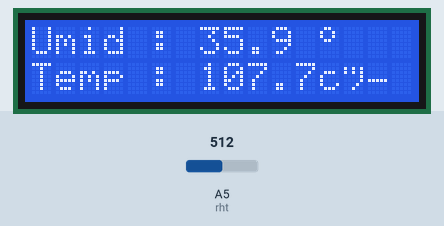
This sketch was run on a simulated Arduino Uno, built with avr-gcc and run on an emulated ATmega328P. Parts: 16×2 character LCD. Inputs (shaded band) come from the test bench; at power-on: A5 (rht) = 512. What the sketch prints to the serial monitor is not drawn.

Above: at 1.2 s.
1.3 s: A5 (rht) set to 282
At 2.3 s:
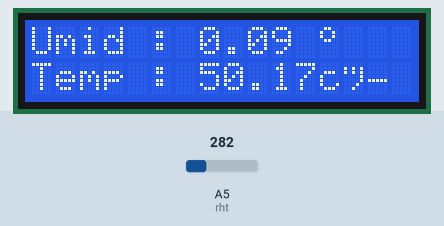
3.1 s: A5 (rht) set to 247
At 4.0 s:
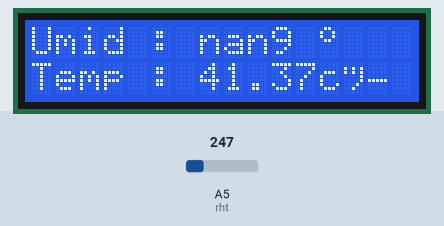
4.6 s: A5 (rht) set to 306
At 5.6 s:
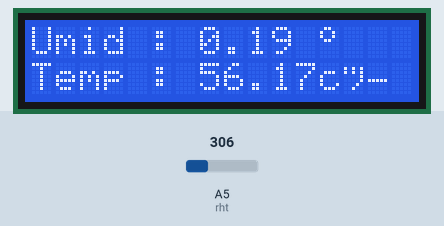
Timing chart, 0 to 7.6 s (numbered marks = the images above; inputs shaded):
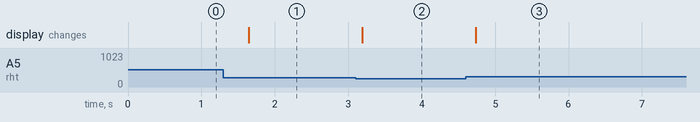

Measured:
- the behaviour switches between 264 and 263 on A5 (rht) (found by bisection; images 1 and 2)
- after the input at 1.3 s, the display: changes after 0.34 s (image 1)
- after the input at 3.1 s, the display: changes after 0.09 s (image 2)
- after the input at 4.6 s, the display: changes after 0.14 s (image 3)

The sketch:

sensor_de_temperaturaC.ino
```cpp
/* A demo sketch for the Modern Device Rev P Wind Sensor
* Requires a Wind Sensor Rev P from Modern Device
* http://moderndevice.com/product/wind-sensor-rev-p/
*
* The Rev P requires at least at least an 8 volt supply. The easiest way to power it
* if you are using an Arduino is to use a 9 volt or higher supply on the external power jack
* and power the sensor from Vin.
*
* Hardware hookup
* Sensor     Arduino Pin
* Ground     Ground
* +10-12V      Vin
* Out          A0
* TMP          A2
*
* Paul Badger 2014
* code in the public domain
*/
#include <LiquidCrystal.h> //Carrega a biblioteca LCD
//Define os pinos que serão ligados ao LCD
LiquidCrystal lcd(12, 11, 5, 4, 3, 2);

//Array simbolo grau
byte grau[8] ={ B00001100,
                B00010010,
                B00010010,
                B00001100,
                B00000000,
                B00000000,
                B00000000,
                B00000000,};


//const int OutPin[4]  = {A0, A1, A2, A3};   // wind sensor analog pin  hooked up to Wind P sensor "OUT" pin
//const int TempPin[4] = {A4, A5, A6, A7};   // temp sesnsor analog pin hooked up to Wind P sensor "TMP" pin
#define rht A5

void setup() {
    Serial.begin(9600);
    lcd.begin(16,2); //Inicializa LCD
    lcd.clear(); //Limpa o LCD
    //Cria o caractere customizado com o simbolo do grau
    lcd.createChar(0, grau);
}

void loop() {

    // wind formula derived from a wind tunnel data, annemometer and some fancy Excel regressions
    // this scalin doesn't have any temperature correction in it yet
    // Leo comenzando en A0 hasta A3 y los presento
    for (int i=0; i<4; i++){
        int windADunits = analogRead(rht);
        float windMPH =  pow((((float)windADunits - 264.0) / 85.6814), 3.36814);
        Serial.print(windMPH);
        Serial.print(" MPH\t");

        lcd.setCursor(0,0);
        lcd.print("Umid : ");
        lcd.print(" ");
        lcd.setCursor(7,0);
        lcd.print(windMPH,1);
        lcd.setCursor(12,0);

        //Mostra o simbolo do grau formado pelo array
        lcd.write((byte)0);

        // temp routine and print raw and temp C
        int tempRawAD = analogRead(rht);
        // Serial.print("RT ");    // print raw A/D for debug
        // Serial.print(tempRawAD);
        // Serial.print("\t");

        // convert to volts then use formula from datatsheet
        // Vout = ( TempC * .0195 ) + .400
        // tempC = (Vout - V0c) / TC   see the MCP9701 datasheet for V0c and TC

        float tempC = ((((float)tempRawAD * 5.0) / 1024.0) - 0.400) / .0195;
        Serial.print(tempC);
        Serial.println(" C ");

        //Mostra o simbolo do grau quadrado
        //lcd.print((char)223);

        lcd.setCursor(0,1);
        lcd.print("Temp : ");
        lcd.print(" ");
        lcd.setCursor(7,1);
        lcd.print(tempC,1);
        lcd.setCursor(12,1);
        lcd.print("c°");
    }


    delay(750);
}
```
